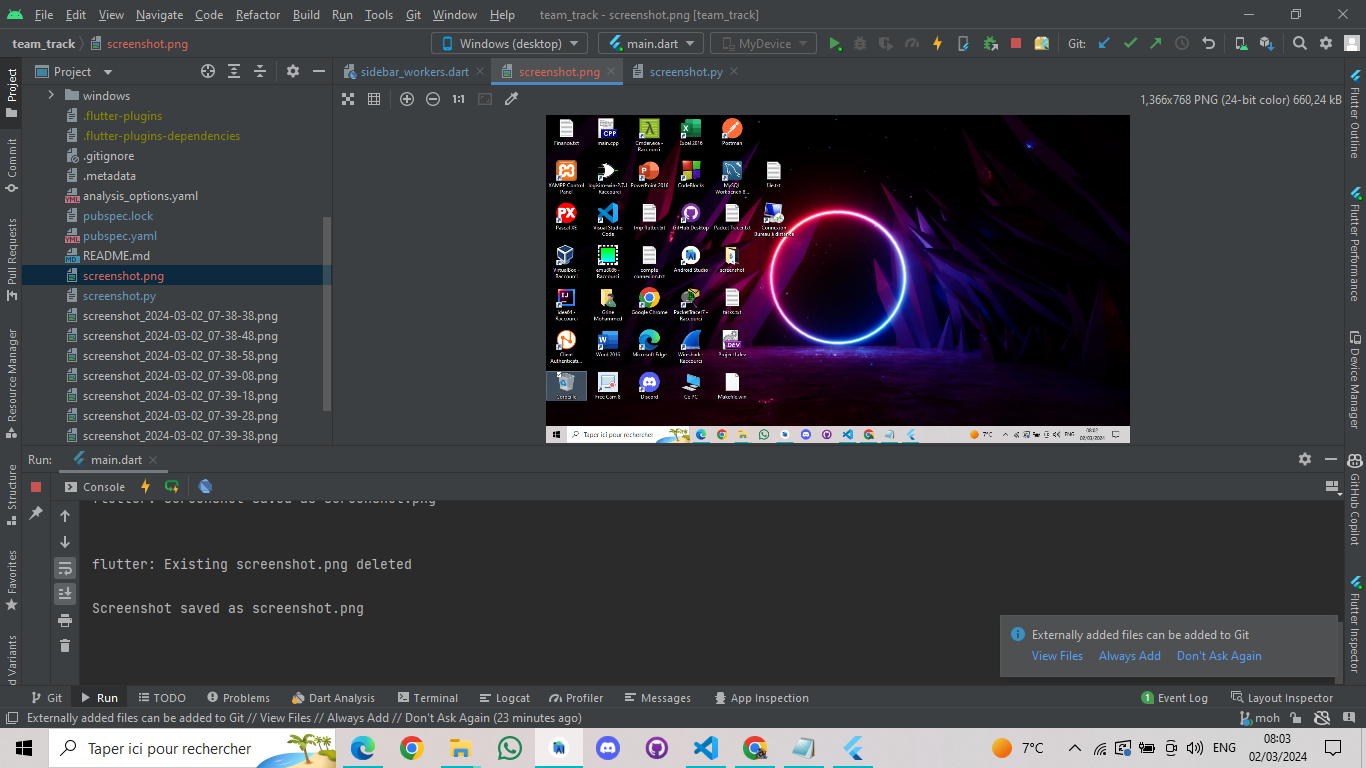

This chart was generated by the following Python code:
import os
import pyautogui

# Path to the screenshot
screenshot_path = "screenshot.png"

# Check if the screenshot already exists
if os.path.exists(screenshot_path):
    # If it exists, delete it
    os.remove(screenshot_path)
    print("Existing screenshot.png deleted")

# Take a screenshot
screenshot = pyautogui.screenshot()

# Save the screenshot to a file
screenshot.save(screenshot_path)

print("Screenshot saved as screenshot.png")
